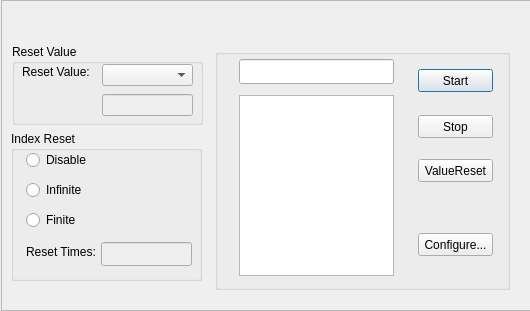
<?xml version="1.0" encoding="UTF-8"?>
<ui version="4.0">
 <class>UpDownCounterClass</class>
 <widget class="QDialog" name="UpDownCounterClass">
  <property name="geometry">
   <rect>
    <x>0</x>
    <y>0</y>
    <width>530</width>
    <height>311</height>
   </rect>
  </property>
  <property name="minimumSize">
   <size>
    <width>530</width>
    <height>311</height>
   </size>
  </property>
  <property name="maximumSize">
   <size>
    <width>530</width>
    <height>311</height>
   </size>
  </property>
  <property name="windowTitle">
   <string>Counter_UpDownCounter</string>
  </property>
  <widget class="QFrame" name="background">
   <property name="geometry">
    <rect>
     <x>1</x>
     <y>0</y>
     <width>531</width>
     <height>311</height>
    </rect>
   </property>
   <property name="minimumSize">
    <size>
     <width>531</width>
     <height>311</height>
    </size>
   </property>
   <property name="maximumSize">
    <size>
     <width>531</width>
     <height>311</height>
    </size>
   </property>
   <property name="styleSheet">
    <string notr="true">QFrame#background{background-image:url(:/UpDownCounter/Resources/Background.bmp)}</string>
   </property>
   <property name="frameShape">
    <enum>QFrame::StyledPanel</enum>
   </property>
   <property name="frameShadow">
    <enum>QFrame::Raised</enum>
   </property>
   <widget class="QGroupBox" name="groupBox2">
    <property name="geometry">
     <rect>
      <x>214</x>
      <y>49</y>
      <width>295</width>
      <height>241</height>
     </rect>
    </property>
    <property name="minimumSize">
     <size>
      <width>295</width>
      <height>241</height>
     </size>
    </property>
    <property name="maximumSize">
     <size>
      <width>295</width>
      <height>241</height>
     </size>
    </property>
    <property name="autoFillBackground">
     <bool>true</bool>
    </property>
    <property name="title">
     <string/>
    </property>
    <widget class="QLineEdit" name="txtCounterValue">
     <property name="geometry">
      <rect>
       <x>24</x>
       <y>10</y>
       <width>155</width>
       <height>25</height>
      </rect>
     </property>
     <property name="minimumSize">
      <size>
       <width>155</width>
       <height>25</height>
      </size>
     </property>
     <property name="maximumSize">
      <size>
       <width>155</width>
       <height>25</height>
      </size>
     </property>
     <property name="alignment">
      <set>Qt::AlignRight|Qt::AlignTrailing|Qt::AlignVCenter</set>
     </property>
    </widget>
    <widget class="QListWidget" name="CounterValueList">
     <property name="geometry">
      <rect>
       <x>24</x>
       <y>46</y>
       <width>155</width>
       <height>181</height>
      </rect>
     </property>
     <property name="minimumSize">
      <size>
       <width>155</width>
       <height>181</height>
      </size>
     </property>
     <property name="maximumSize">
      <size>
       <width>155</width>
       <height>181</height>
      </size>
     </property>
     <property name="horizontalScrollBarPolicy">
      <enum>Qt::ScrollBarAlwaysOff</enum>
     </property>
    </widget>
    <widget class="QPushButton" name="btnStart">
     <property name="geometry">
      <rect>
       <x>203</x>
       <y>20</y>
       <width>75</width>
       <height>23</height>
      </rect>
     </property>
     <property name="minimumSize">
      <size>
       <width>75</width>
       <height>23</height>
      </size>
     </property>
     <property name="maximumSize">
      <size>
       <width>75</width>
       <height>23</height>
      </size>
     </property>
     <property name="text">
      <string>Start</string>
     </property>
    </widget>
    <widget class="QPushButton" name="btnStop">
     <property name="geometry">
      <rect>
       <x>203</x>
       <y>66</y>
       <width>75</width>
       <height>23</height>
      </rect>
     </property>
     <property name="minimumSize">
      <size>
       <width>75</width>
       <height>23</height>
      </size>
     </property>
     <property name="maximumSize">
      <size>
       <width>75</width>
       <height>23</height>
      </size>
     </property>
     <property name="text">
      <string>Stop</string>
     </property>
    </widget>
    <widget class="QPushButton" name="btnConfig">
     <property name="geometry">
      <rect>
       <x>203</x>
       <y>184</y>
       <width>75</width>
       <height>23</height>
      </rect>
     </property>
     <property name="minimumSize">
      <size>
       <width>75</width>
       <height>23</height>
      </size>
     </property>
     <property name="maximumSize">
      <size>
       <width>75</width>
       <height>23</height>
      </size>
     </property>
     <property name="text">
      <string>Configure...</string>
     </property>
    </widget>
    <widget class="QPushButton" name="btnValReset">
     <property name="geometry">
      <rect>
       <x>203</x>
       <y>110</y>
       <width>75</width>
       <height>23</height>
      </rect>
     </property>
     <property name="minimumSize">
      <size>
       <width>75</width>
       <height>23</height>
      </size>
     </property>
     <property name="maximumSize">
      <size>
       <width>75</width>
       <height>23</height>
      </size>
     </property>
     <property name="text">
      <string>ValueReset</string>
     </property>
    </widget>
   </widget>
   <widget class="QGroupBox" name="groupBox">
    <property name="geometry">
     <rect>
      <x>11</x>
      <y>44</y>
      <width>191</width>
      <height>81</height>
     </rect>
    </property>
    <property name="minimumSize">
     <size>
      <width>191</width>
      <height>81</height>
     </size>
    </property>
    <property name="maximumSize">
     <size>
      <width>191</width>
      <height>81</height>
     </size>
    </property>
    <property name="autoFillBackground">
     <bool>true</bool>
    </property>
    <property name="title">
     <string>Reset Value</string>
    </property>
    <widget class="QLabel" name="label">
     <property name="geometry">
      <rect>
       <x>10</x>
       <y>20</y>
       <width>71</width>
       <height>16</height>
      </rect>
     </property>
     <property name="minimumSize">
      <size>
       <width>71</width>
       <height>16</height>
      </size>
     </property>
     <property name="maximumSize">
      <size>
       <width>71</width>
       <height>16</height>
      </size>
     </property>
     <property name="text">
      <string>Reset Value:</string>
     </property>
    </widget>
    <widget class="QComboBox" name="cmbResetValue">
     <property name="geometry">
      <rect>
       <x>90</x>
       <y>20</y>
       <width>91</width>
       <height>22</height>
      </rect>
     </property>
     <property name="minimumSize">
      <size>
       <width>91</width>
       <height>22</height>
      </size>
     </property>
     <property name="maximumSize">
      <size>
       <width>91</width>
       <height>22</height>
      </size>
     </property>
    </widget>
    <widget class="QLineEdit" name="txtResetValue">
     <property name="enabled">
      <bool>false</bool>
     </property>
     <property name="geometry">
      <rect>
       <x>90</x>
       <y>50</y>
       <width>91</width>
       <height>22</height>
      </rect>
     </property>
     <property name="minimumSize">
      <size>
       <width>91</width>
       <height>22</height>
      </size>
     </property>
     <property name="maximumSize">
      <size>
       <width>91</width>
       <height>22</height>
      </size>
     </property>
    </widget>
   </widget>
   <widget class="QGroupBox" name="groupBox_2">
    <property name="geometry">
     <rect>
      <x>10</x>
      <y>131</y>
      <width>191</width>
      <height>150</height>
     </rect>
    </property>
    <property name="minimumSize">
     <size>
      <width>191</width>
      <height>150</height>
     </size>
    </property>
    <property name="maximumSize">
     <size>
      <width>191</width>
      <height>150</height>
     </size>
    </property>
    <property name="title">
     <string>Index Reset</string>
    </property>
    <widget class="QRadioButton" name="radDisable">
     <property name="enabled">
      <bool>true</bool>
     </property>
     <property name="geometry">
      <rect>
       <x>15</x>
       <y>21</y>
       <width>89</width>
       <height>16</height>
      </rect>
     </property>
     <property name="minimumSize">
      <size>
       <width>89</width>
       <height>16</height>
      </size>
     </property>
     <property name="maximumSize">
      <size>
       <width>89</width>
       <height>16</height>
      </size>
     </property>
     <property name="text">
      <string>Disable</string>
     </property>
     <property name="checkable">
      <bool>true</bool>
     </property>
     <property name="checked">
      <bool>false</bool>
     </property>
    </widget>
    <widget class="QRadioButton" name="raInfinite">
     <property name="enabled">
      <bool>true</bool>
     </property>
     <property name="geometry">
      <rect>
       <x>15</x>
       <y>51</y>
       <width>89</width>
       <height>16</height>
      </rect>
     </property>
     <property name="minimumSize">
      <size>
       <width>89</width>
       <height>16</height>
      </size>
     </property>
     <property name="maximumSize">
      <size>
       <width>89</width>
       <height>16</height>
      </size>
     </property>
     <property name="text">
      <string>Infinite</string>
     </property>
    </widget>
    <widget class="QRadioButton" name="radFinite">
     <property name="enabled">
      <bool>true</bool>
     </property>
     <property name="geometry">
      <rect>
       <x>15</x>
       <y>81</y>
       <width>89</width>
       <height>16</height>
      </rect>
     </property>
     <property name="minimumSize">
      <size>
       <width>89</width>
       <height>16</height>
      </size>
     </property>
     <property name="maximumSize">
      <size>
       <width>89</width>
       <height>16</height>
      </size>
     </property>
     <property name="text">
      <string>Finite</string>
     </property>
    </widget>
    <widget class="QLabel" name="label_2">
     <property name="geometry">
      <rect>
       <x>15</x>
       <y>113</y>
       <width>71</width>
       <height>16</height>
      </rect>
     </property>
     <property name="minimumSize">
      <size>
       <width>71</width>
       <height>16</height>
      </size>
     </property>
     <property name="maximumSize">
      <size>
       <width>71</width>
       <height>16</height>
      </size>
     </property>
     <property name="text">
      <string>Reset Times:</string>
     </property>
    </widget>
    <widget class="QLineEdit" name="txtResetTimes">
     <property name="enabled">
      <bool>false</bool>
     </property>
     <property name="geometry">
      <rect>
       <x>90</x>
       <y>111</y>
       <width>91</width>
       <height>24</height>
      </rect>
     </property>
     <property name="minimumSize">
      <size>
       <width>91</width>
       <height>24</height>
      </size>
     </property>
     <property name="maximumSize">
      <size>
       <width>91</width>
       <height>24</height>
      </size>
     </property>
    </widget>
   </widget>
  </widget>
 </widget>
 <layoutdefault spacing="6" margin="11"/>
 <resources>
  <include location="updowncounter.qrc"/>
 </resources>
 <connections/>
</ui>
